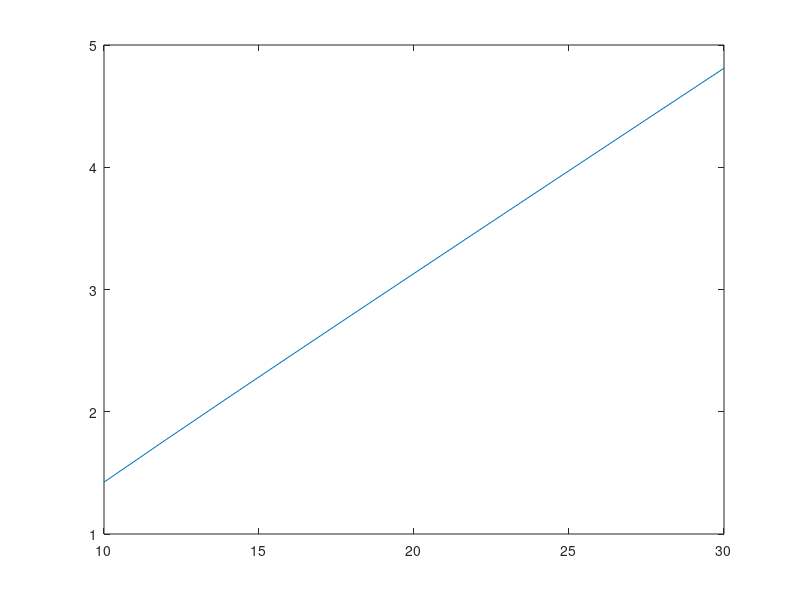

Reproduce this figure in MATLAB.
function [] = solve_cubic()
w=10:2:30;
a=4*((9*w)-7);
b=(-2)*((18*w)-16).*(w+1);
c=3*((w+1).^2).*((3*w)-1);
d=(-3)*((1+w).^3);
f = zeros(1,length(w));
for ii = 1:numel(w)
    g = roots([a(ii),b(ii),c(ii),d(ii)]);
    f(ii) = g(g<1);
end
ptr=2./(1+w);
u=(1+w)./2;
l=(u.*(1-ptr.*f).^3)./3;
plot(w,l);